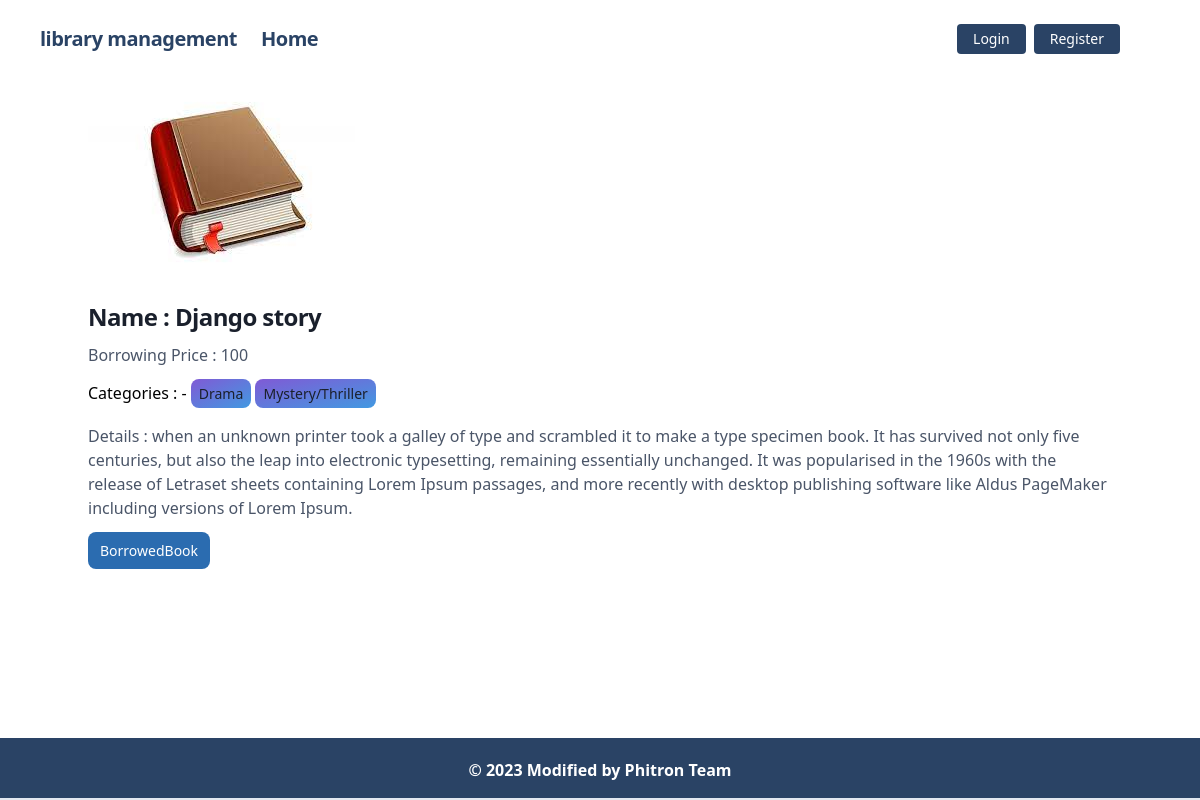
The page /users/details/1/ on the database its author committed.
### library/models.py (models this page shows, shortened)
class BookModel(models.Model):
    image = models.ImageField(upload_to='car/uploads/', blank=True, null=True)
    title = models.CharField(max_length=100)
    description = models.TextField()
    borrowing_price = models.CharField(max_length=15)
    category = models.ManyToManyField(Category)

class Category(models.Model):
    name = models.CharField(max_length=100)
    slug = models.SlugField(max_length=100, unique=True, null=True, blank=True)

### library_user/views.py (the view)
# urls.py: path('details/<int:pk>/', views.BookDetailsView.as_view(), name='book_details'),
class BookDetailsView(DetailView):
    model = BookModel
    template_name = 'Book_details.html'

### library_user/templates/Book_details.html (shortened to what this page needs)
{% extends "base.html" %}
{% load crispy_forms_tags %}
{% block content %}
<div>
    <div class="grid grid-cols-1 gap-4">
        <div><img src="{{object.image.url}}" class="rounded-t-lg py-2 flex justify-center" alt="user image"></div>
        <div>
            <h5 class="mb-2 text-2xl font-bold tracking-tight text-gray-900 dark:text-white">Name : {{object.title}}</h5>
            <p class="mb-3 font-normal text-gray-700 dark:text-gray-400">Borrowing Price : {{object.borrowing_price}}</p>
            <div class="mb-2">
                Categories : -
                {% for j in object.category.all %}
                <button class="relative inline-flex items-center justify-center px-2 py-1 mb-2 me-2 overflow-hidden text-sm font-medium text-gray-900 rounded-lg group bg-gradient-to-br from-purple-600 to-blue-500 disabled" disabled>{{j.name}}</button>
                {% endfor %}
            </div>
            <p class="mb-3 font-normal text-gray-700 dark:text-gray-400">Details : {{object.description}}</p>
            <a href="{% url 'borrow_book' object.id %}" class="inline-flex items-center px-3 py-2 text-sm font-medium text-center text-white bg-blue-700 rounded-lg hover:bg-blue-800 focus:ring-4 focus:outline-none focus:ring-blue-300 dark:bg-blue-600 dark:hover:bg-blue-700 dark:focus:ring-blue-800">BorrowedBook</a>
        </div>
    </div>
</div>
{% endblock content %}

### rows shown on the page
BookModel: image (picture), title "Django story", borrowing_price "100", description "when an unknown printer took a galley of type and scrambled it to make a type specimen book. It has survived not only five centuries, but also the leap into electronic typesetting, remaining essentially unchanged. It was popularised in the 1960s with the release of Letraset sheets containing Lorem Ipsum passages, and more recently with desktop publishing software like Aldus PageMaker including versions of Lorem Ipsum."
Category: name "Drama"
Category: name "Mystery/Thriller"
